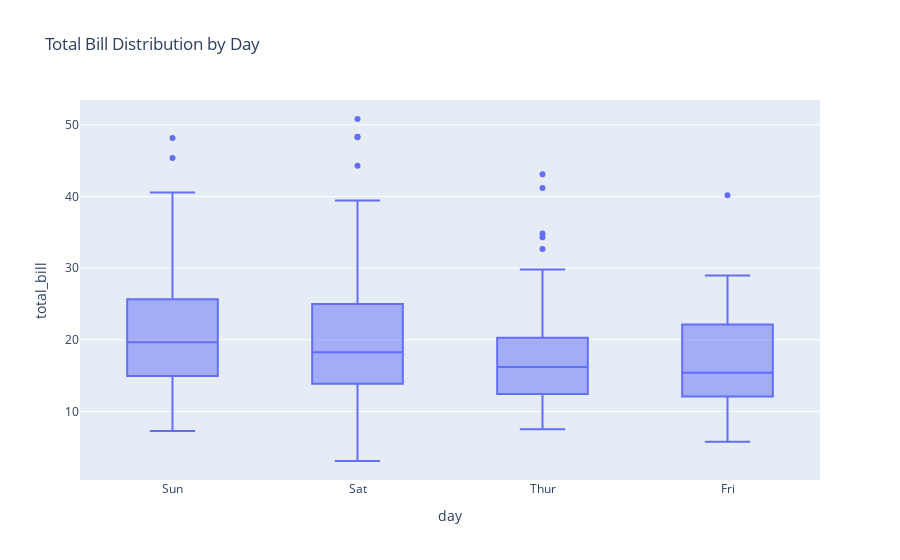

The notebook cell saved with this chart:
### Code cell
fig = px.box(tips, x='day', y='total_bill',
             title='Total Bill Distribution by Day')
fig.show()

### Figure 1 — Plotly figure (JSON) as saved in the notebook; plotly's stock layout.template omitted (floating-point values rounded to 4 significant figures; data arrays with more than 128 entries replaced by an {"elided": "..."} marker saying what was removed)
{"data": [{"alignmentgroup": "True", "hovertemplate": "day=%{x}<br>total_bill=%{y}<extra></extra>", "legendgroup": "", "marker": {"color": "#636efa"}, "name": "", "notched": false, "offsetgroup": "", "orientation": "v", "showlegend": false, "type": "box", "x": {"elided": "244 str values"}, "x0": " ", "xaxis": "x", "y": {"elided": "244 float values"}, "y0": " ", "yaxis": "y"}], "layout": {"boxmode": "group", "legend": {"tracegroupgap": 0}, "title": {"text": "Total Bill Distribution by Day"}, "xaxis": {"anchor": "y", "domain": [0, 1], "title": {"text": "day"}}, "yaxis": {"anchor": "x", "domain": [0, 1], "title": {"text": "total_bill"}}}}
